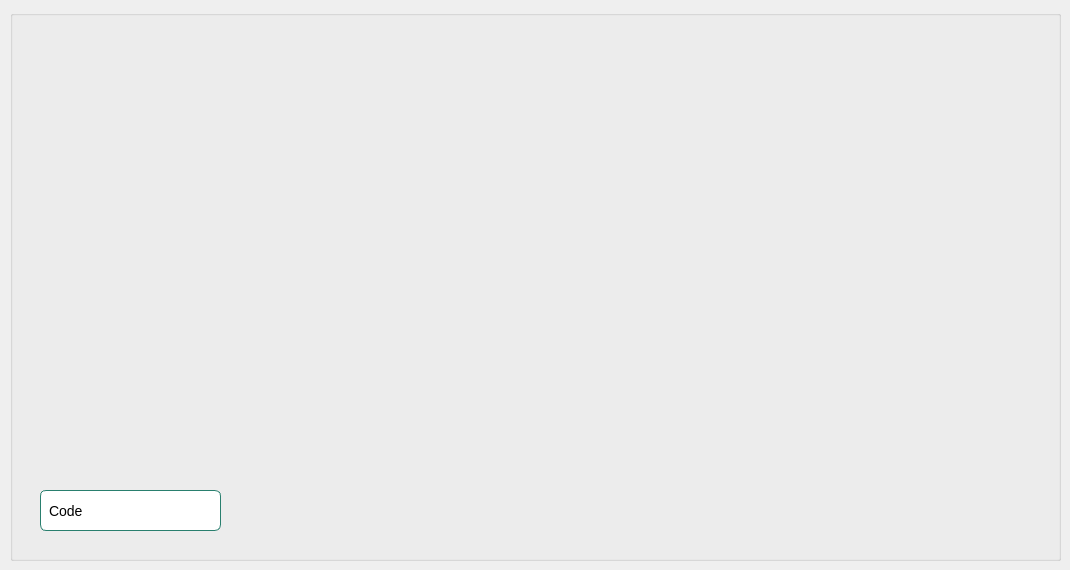
         <widget class="QWidget" name="tab_6">
          <attribute name="title">
           <string>Statistiques</string>
          </attribute>
          <widget class="QGroupBox" name="groupBox_search_3">
           <property name="geometry">
            <rect>
             <x>10</x>
             <y>10</y>
             <width>1051</width>
             <height>551</height>
            </rect>
           </property>
           <widget class="QComboBox" name="comboTypeStats">
            <property name="geometry">
             <rect>
              <x>30</x>
              <y>480</y>
              <width>181</width>
              <height>41</height>
             </rect>
            </property>
            <property name="styleSheet">
             <string notr="true">QComboBox {
    background-color: white;                  
    color: black;                            
    border: 1px solid rgb(41,127,110);     
    border-radius: 6px;                    
    padding: 4px 8px;             
    font-size: 14px;
}

QComboBox:focus {
    border: 2px solid rgb(41,127,110);       
    background-color: rgb(250, 250, 250);    
}

QComboBox::drop-down {
    border: none;                            
    width: 24px;
}
</string>
            </property>
            <item>
             <property name="text">
              <string>Code</string>
             </property>
            </item>
            <item>
             <property name="text">
              <string>Conduite</string>
             </property>
            </item>
           </widget>
           <widget class="QWidget" name="chartContainer" native="true">
            <property name="geometry">
             <rect>
              <x>10</x>
              <y>20</y>
              <width>1031</width>
              <height>441</height>
             </rect>
            </property>
           </widget>
          </widget>
         </widget>
